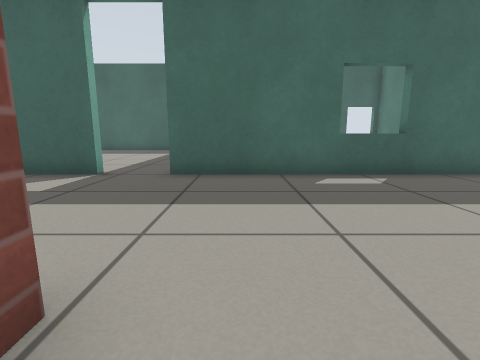
view 1 (above)

23 first-person views from a walk through a robot-simulator world made for Gazebo. The camera is 0.5 m above the floor, tilts 10° down and sees 85° across. The floor is counted in squares, 0.5 m on a side. Each view is taken from the middle of a square. On the plan, view 1 faces up. The plan holds only what a view shows up to about 11 squares ahead; the rest is blank. Simple patterns stand in for the simulator's built-in surfaces.

view 2
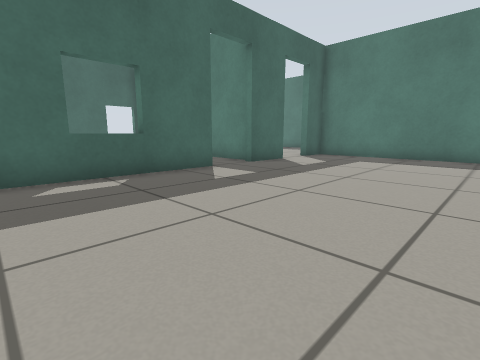

view 3
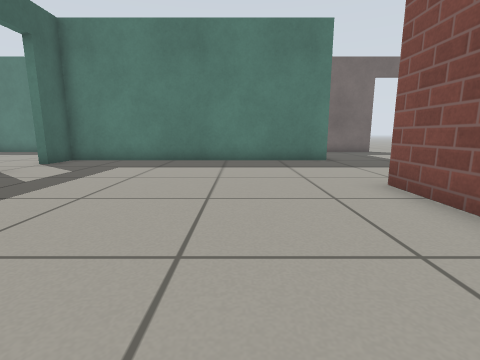

view 4
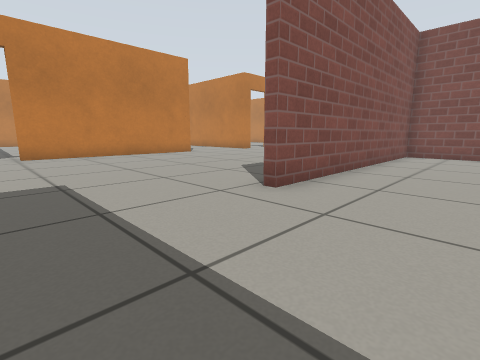

view 5
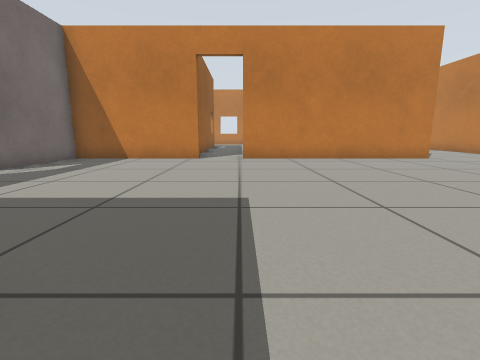

view 6
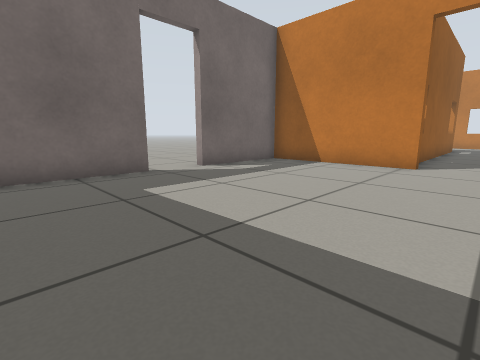

view 7
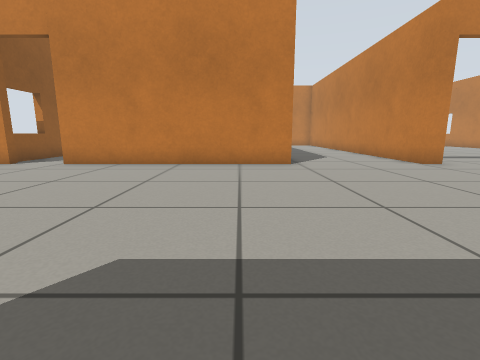

view 8
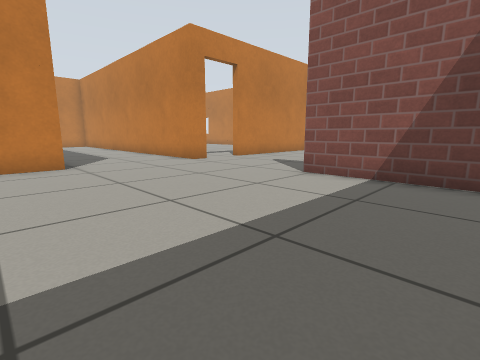

view 9
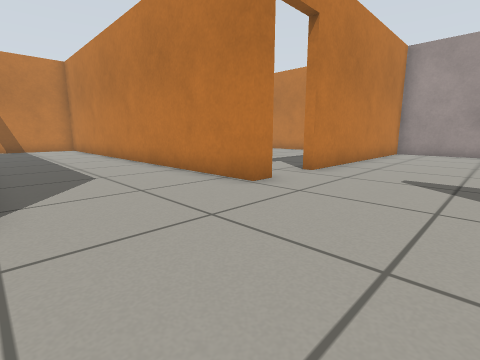

view 10
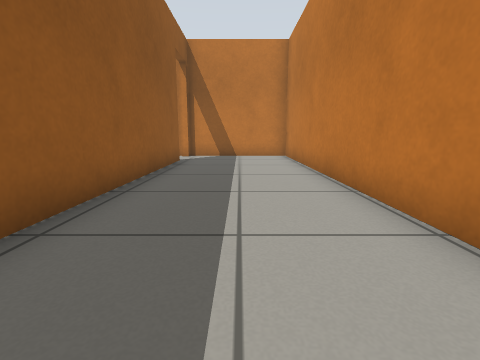

view 11
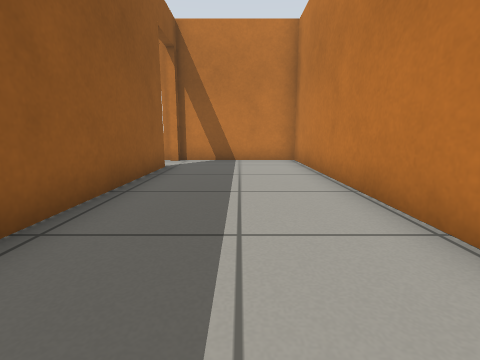

view 12
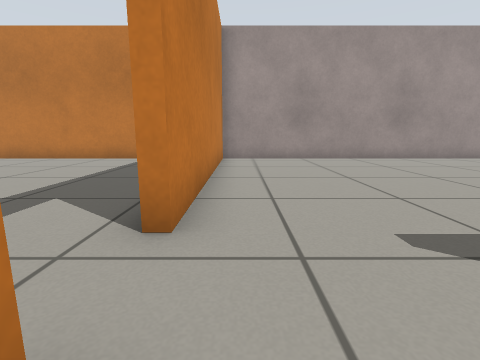

view 13
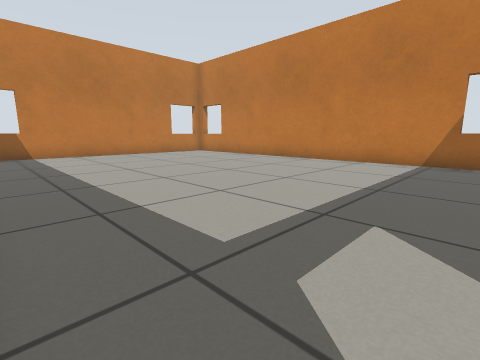

view 14
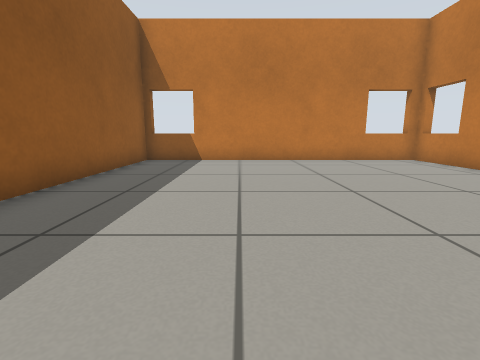

view 15
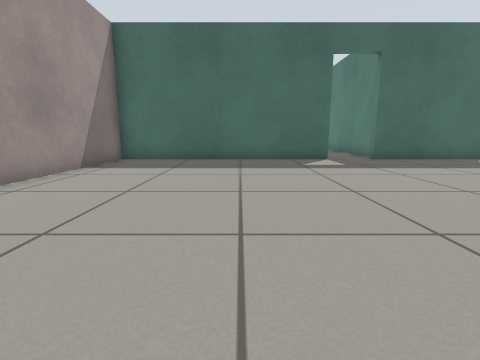

view 16
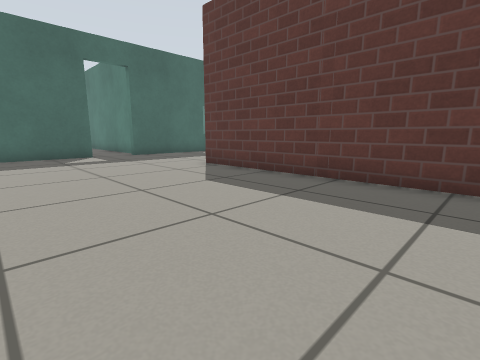

view 17
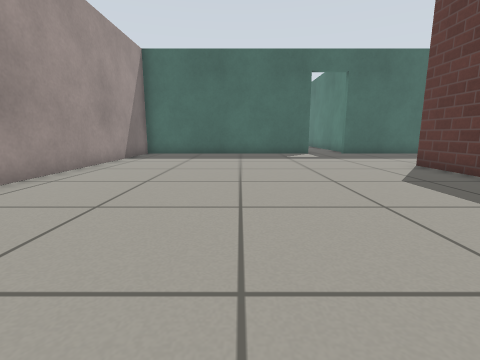

view 18
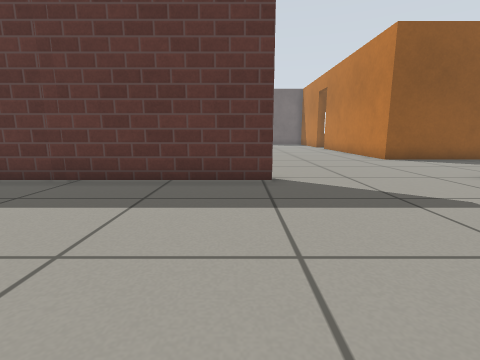

view 19
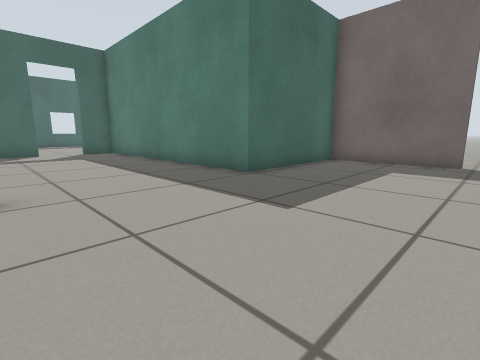

view 20
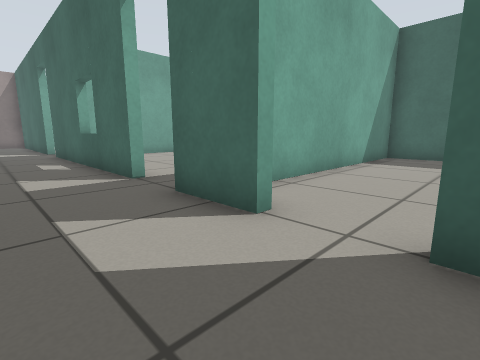

view 21
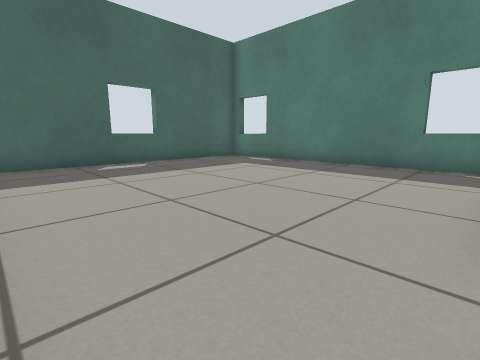

view 22
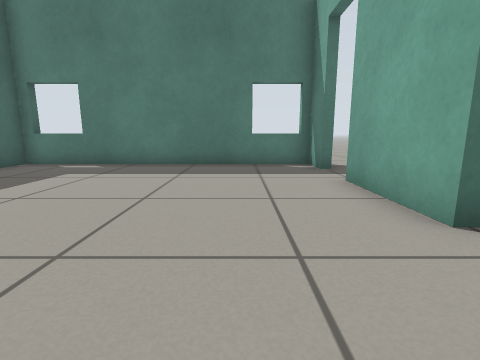

view 23
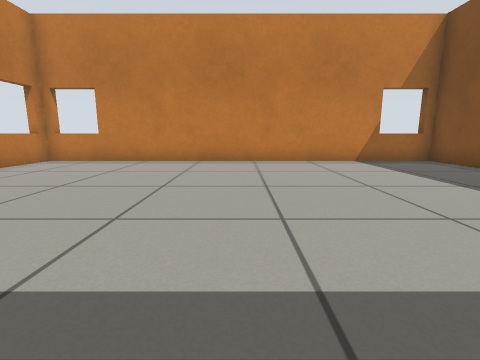

### Floor plan
Ten units are one square. View 1 is at (0, 0); x grows to the right and y downward. Boxes are objects, and circles mark ways between rooms. Rooms are numbered by the first view taken in them; rooms with no view inside come last. Other rooms are left out.
<svg viewBox="-122 -166 307 442">
<path fill="none" stroke="#000" d="M62 -64 -5 -64M100 -64 79 -64M-11 5 -11 29 81 29M130 33 130 -64 116 -64M127 127 177 127 177 90M-11 127 -11 271 34 271M-11 41 -11 78M177 72 177 33 130 33M33 250 33 127 109 127M-14 78 -14 -14M-19 127 -11 127M-35 -64 -117 -64 -117 127 -35 127M-5 -64 -18 -64M-96 130 -117 130 -117 271 -14 271 -14 208M116 -67 146 -67M164 -67 177 -67 177 -161 86 -161 86 -83"/>
<circle cx="105" cy="30" r="3" fill="#2a7"/>
<circle cx="-10" cy="-35" r="3" fill="#2a7"/>
<circle cx="107" cy="-67" r="3" fill="#2a7"/>
<circle cx="-10" cy="100" r="3" fill="#2a7"/>
<circle cx="-25" cy="130" r="3" fill="#2a7"/>
<text x="60" y="-10">1</text>
<text x="70" y="100">2</text>
<text x="-60" y="40">3</text>
<text x="-70" y="200">4</text>
<text x="130" y="-110">5</text>
</svg>
Room 1 opens to room 2. Room 1 opens to room 3. Room 1 opens to room 5. Room 2 opens to room 3. Room 3 opens to room 4.

Where each view was taken, in squares from view 1:
view 1: 0 up, 0 right, facing up
view 2: 0 up, 1 right, facing up-right
view 3: 0 up, 3 right, facing right
view 4: 0 up, 12 right, facing down-left
view 5: 2 down, 11 right, facing down
view 6: 4 down, 11 right, facing down-right
view 7: 4 down, 5 right, facing down
view 8: 4 down, 5 right, facing down-left
view 9: 9 down, 3 right, facing down-left
view 10: 15 down, 1 right, facing down
view 11: 17 down, 1 right, facing down
view 12: 12 down, 1 left, facing left
view 13: 14 down, 2 left, facing down-left
view 14: 17 down, 5 left, facing down
view 15: 4 down, 7 left, facing up
view 16: 6 down, 7 left, facing up-right
view 17: 7 down, 7 left, facing up
view 18: 7 down, 7 left, facing right
view 19: 8 down, 8 right, facing up-right
view 20: 4 up, 12 right, facing up-left
view 21: 7 up, 9 right, facing up-right
view 22: 9 up, 9 right, facing right
view 23: 20 down, 2 left, facing left
